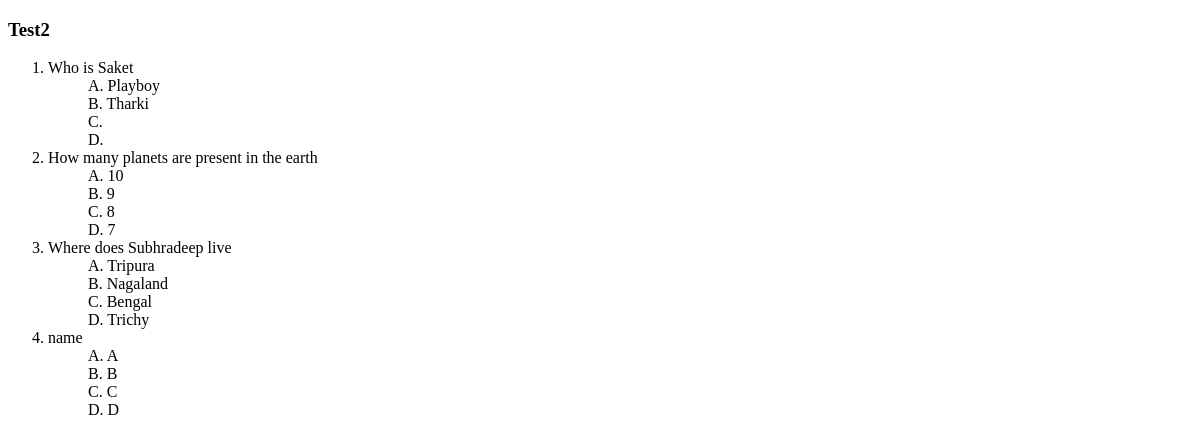
Before: /prof/questionpaper/viewpaper/83 with the older database file.
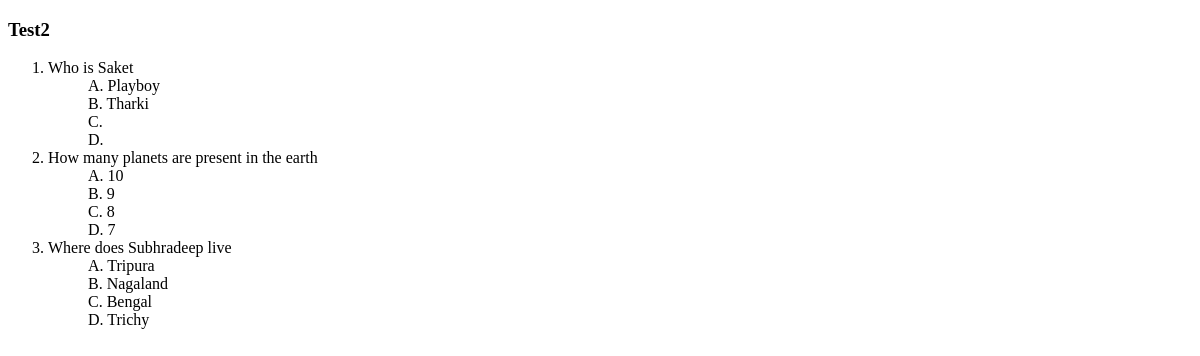
After: the same page with the newer database file.
### prof/models.py (models this page shows, shortened)
class Question_DB(models.Model):
    qno = models.AutoField(primary_key=True)
    number=models.IntegerField(default=1)
    question = models.CharField(max_length=100)
    optionA = models.CharField(max_length=100)
    optionB = models.CharField(max_length=100)
    optionC = models.CharField(max_length=100)
    optionD = models.CharField(max_length=100)
    answer = models.CharField(max_length=200)

### prof/views.py (the view)
# urls.py: path('questionpaper/viewpaper/<int:paper_id>', views.view_specific_paper, name='view_specific_paper'),
def view_specific_paper(request, paper_id):
    paper = Question_Paper.objects.get(pk=paper_id)
    return render(request, 'prof/viewpaper.html',{
        'qpaper': paper, 'question_list': paper.questions.all()
    })

### prof/templates/prof/viewpaper.html (shortened to what this page needs)
<!DOCTYPE html>
<html lang="en">
<head>
</head>
<body>
    <h3> {{ qpaper.qPaperTitle}} </h3>
    <ol>
        {% for ques in question_list %}
            <li>{{ ques.question }}
                <ul>A. {{ques.optionA}}</ul>
                <ul>B. {{ques.optionB}}</ul>
                <ul>C. {{ques.optionC}}</ul>
                <ul>D. {{ques.optionD}}</ul>
            </li>
        {% endfor %}
    </ol>
</body>
</html>

Changed rows visible on the page:
no longer on this page (row edited): Question_DB: question "name", optionA "A", optionB "B", optionC "C", optionD "D"
